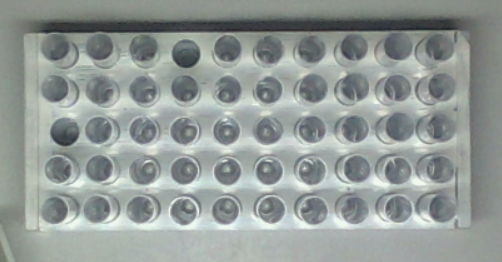
#> input picture testing/testing_test_tubes_crop/center_horiz.png, 502 x 262 px; its folder holds only this picture in this run
$ python test_tube_testing.py
#> lines starting #> are read from the running program, lines starting #| are printed output that depends on the picture; after the words box and inside, x2 and y2 are one past the last pixel; in counts of white or black regions, pixels touching at a corner belong together
import glob
import numpy as np
import cv2
import math

filenames = (glob.glob("testing_test_tubes_crop/*.png"))
for indx, file in enumerate(filenames):
    img = cv2.imread(file)
#> img is the input picture: shape (262, 502, 3); mean B, G, R 151, 154, 146.7
    gray = cv2.cvtColor(img, cv2.COLOR_BGR2GRAY)
    hsv = cv2.cvtColor(img, cv2.COLOR_BGR2HSV)
#> hsv: shape (262, 502, 3); mean H, S, V 76.6, 15, 154.8
    mask = cv2.inRange(hsv, np.array([90, 50, 50]), np.array([110, 255, 255]))
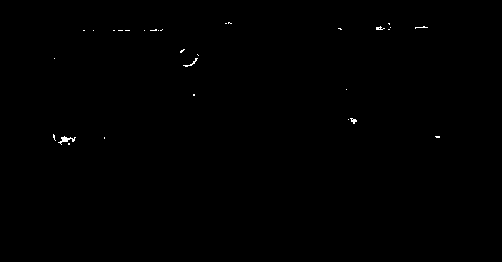
#> mask: shape (262, 502); 0.18% white in thin lines or dots, all inside (x1, y1, x2, y2) = (53, 22, 440, 145)
    res = cv2.bitwise_and(img, img, mask=mask)
    res_color = res.copy()
    res = cv2.cvtColor(res, cv2.COLOR_BGR2GRAY)
#> res: shape (262, 502)

    retval, thresh = cv2.threshold(res, 50, 255, cv2.THRESH_BINARY)
    cnts, hierarchy= cv2.findContours(thresh, cv2.RETR_TREE, cv2.CHAIN_APPROX_SIMPLE)
#> cnts = 23 contours, 22 with area under 20; largest, box (x1, y1, x2, y2) and area: (60, 136, 76, 145) 34
    new_img=thresh
    _rect = []
    _box = []


    cv2.imshow(str(indx), res_color)

cv2.waitKey(0)
